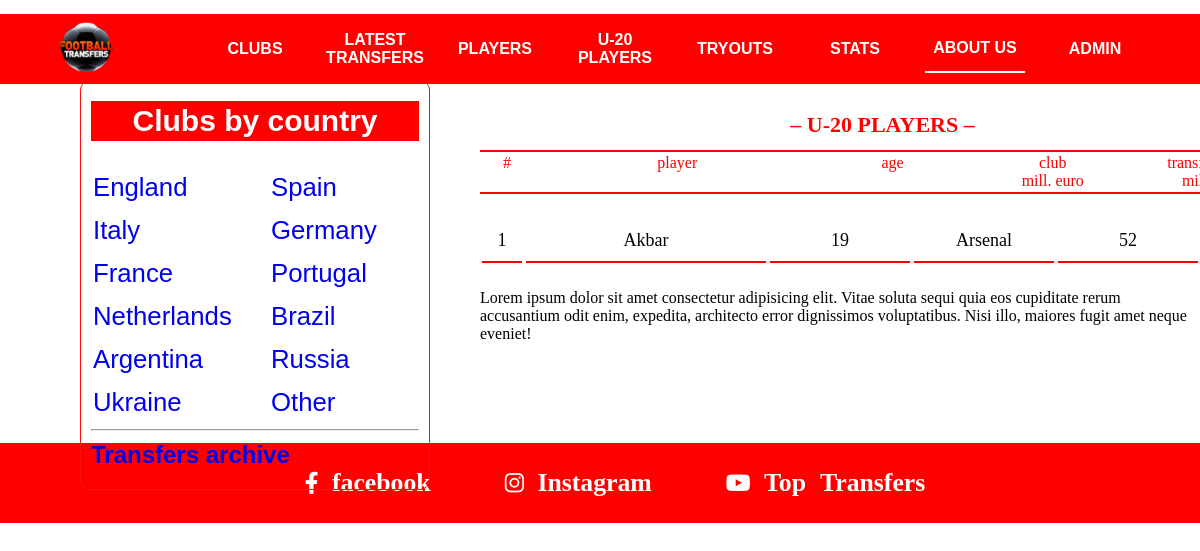
/U20-players/, run on the app's committed database.
### asosiy/models.py (models this page shows, shortened)
class Player(models.Model):
    ism = models.CharField(max_length=30)
    davlat = models.CharField(max_length=30)
    tugilgan_sana = models.DateField(blank=True)
    narx = models.PositiveIntegerField()
    club = models.ForeignKey(Club, on_delete=models.SET_NULL, null = True)
    pozitsiya = models.CharField(max_length=30)

class Club(models.Model):
    nom = models.CharField(max_length=30)
    logo = models.FileField()
    davlat = models.CharField(max_length=30)
    presidend = models.CharField(max_length=40, blank = True)
    coach = models.CharField(max_length=30, blank= True)
    yili = models.DateField(blank=True)
    record_transfer = models.CharField(max_length=100, blank=True)
    record_sotuv = models.CharField(max_length=100, blank=True)
    def __str__(self):
        return self.nom

### asosiy/views.py (the view)
# urls.py: path('U20-players/', u_20_players),
def u_20_players(request):
    today = datetime.date.today()
    plage = today - datetime.timedelta(days=365 * 20+20//4)
    content = {
        "players" : Player.objects.filter(tugilgan_sana__gte = plage),
        "hozirgi_yil" : datetime.date.today().year
    }
    return render(request, 'U-20 players.html', content)

### templates/U-20 players.html (shortened to what this page needs)
{% extends 'header.html' %}
{% block content %}
{% load mathfilters %}
      </div>
      <div class="nav">
          <h2>– U-20 PLAYERS –</h2>
          <table class="content-nav">
            <thead>
              <tr>
                <td>#</td>
                <td>player</td>
                <td>age</td>
                <td>
                  club <br />
                  mill. euro
                </td>
                <td>
                  transfer value, <br />
                  mill. euro
                </td>
              </tr>
            </thead>
          </table>
        </div>
      <div class="content">
        <table class="players">
          {% for player in players %}
          <tr>
            <td>{{ forloop.counter}}</td>
            <td>{{player.ism}}</td>
            <td>{{ hozirgi_yil|sub:player.tugilgan_sana.year }}</td>
            <td>{{player.club}}</td>
            <td>{{player.narx}}</td>
          </tr>
          {% endfor %}
        </table>
        <p>
          Lorem ipsum dolor sit amet consectetur adipisicing elit. Vitae soluta
          sequi quia eos cupiditate rerum accusantium odit enim, expedita,
          architecto error dignissimos voluptatibus. Nisi illo, maiores fugit
          amet neque eveniet!
        </p>
      </div>
{% endblock %}

### static/css/main.css (style rules this page uses)
* { margin: 0; padding: 0; box-sizing: border-box; }
.nav { width: 805px; background-color: white; position: fixed; left: 480px; top: 70px; }
.nav h2 { text-align: center; color: red; line-height: 50px; padding-top: 30px; font-size: 22px; }
.players { width: 100%; }
.players tr { display: flex; flex-wrap: wrap; justify-content: space-between; }
.players tr td { width: 140px; margin-bottom: 4px; padding: 10px 0px; font-size: 18px; border-bottom: 2px solid rgb(255, 0, 0); text-align: center; }
.players tr td:nth-child(2), .top-players tr td:nth-child(2), .playerss tr td:nth-child(2) { width: 240px; }
.players tr td:nth-child(1), .top-players tr td:nth-child(1), .playerss tr td:nth-child(1) { width: 40px !important; }
.content { max-width: 800px; margin-left: 480px; margin-top: 200px; padding-bottom: 100px; }
.content p, .content b { margin-top: 20px; }
.content-nav { border-top: 2px solid rgb(255, 0, 0); border-bottom: 2px solid rgb(255, 0, 0); width: 100%; }
.content-nav tr { display: flex; justify-content: space-between !important; }
.content-nav tr td { width: 140px; color: red; text-align: center; }
.content-nav tr td:nth-child(1) { width: 50px; }
.content-nav tr td:nth-child(2) { width: 250px; }

### data on the page
Player: ism "Akbar", tugilgan_sana "19", club "Arsenal", narx "52"
